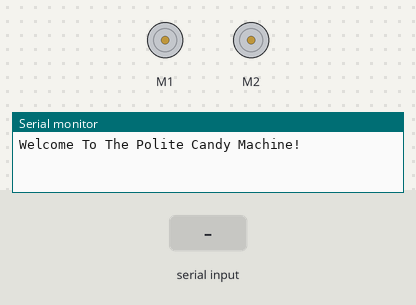
Recording of a sketch running on a simulated Arduino Uno, built with avr-gcc and run on an emulated ATmega328P. Shown: 2 × DC motor (green arrow = forward, orange = backward, longer = faster), the last lines printed to the serial monitor. The test bench sets the inputs (shaded band).

Above: at 1.2 s.
1.3 s: "p" received over Serial
At 2.7 s:
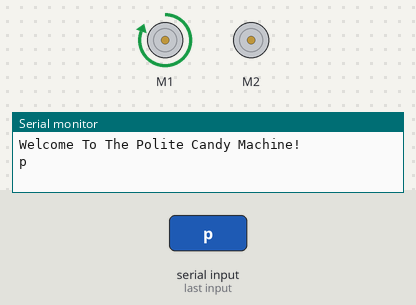
4.3 s: "1" received over Serial
At 5.6 s:
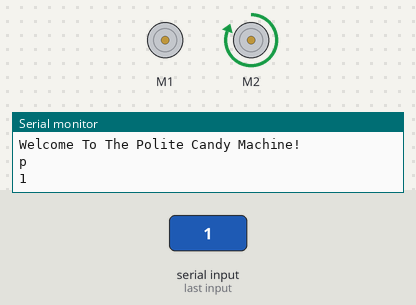
Timing chart, 0 to 7.3 s (numbered marks = the images above; inputs shaded):
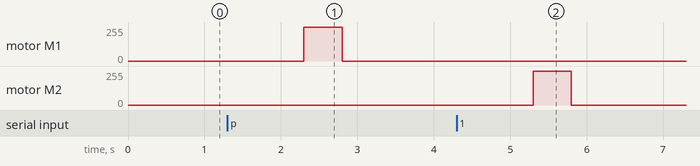

The sketch:

candy_arduino.ino
```cpp
/*
 * Basic Candy Machine controller - runs the motor for 1 second any time data is recieved on the serial port
 * By Nathan Friedly <nfriedly@us.ibm.com>
 */
#include <Wire.h>
#include <Adafruit_MotorShield.h>
#include "utility/Adafruit_MS_PWMServoDriver.h"

// Create the motor shield object with the default I2C address
Adafruit_MotorShield AFMS = Adafruit_MotorShield();

// Select which 'port' M1, M2, M3 or M4. In this case, M1
Adafruit_DCMotor *motor1 = AFMS.getMotor(1);
// You can also make another motor on port M2
Adafruit_DCMotor *motor2 = AFMS.getMotor(2);

void setup() {
  Serial.begin(9600);           // set up Serial library at 9600 bps
  Serial.println("Welcome To The Polite Candy Machine!");

  AFMS.begin();  // create with the default frequency 1.6KHz

  // Set the speed to start, from 0 (off) to 255 (max speed)
  motor1->setSpeed(255);
  motor1->run(FORWARD);
  motor1->run(RELEASE);

  // Set the speed to start, from 0 (off) to 255 (max speed)
  motor2->setSpeed(255);
  motor2->run(FORWARD);
  motor2->run(RELEASE);
}

void loop() {
  String data;
  if (Serial.available()) {
    // read all the available characters
    while (Serial.available() > 0) {
      data = Serial.readString();
      data = data[0];
      // display each character to the LCD
      if (data == "p") {
        Serial.println(data);
        motor1->run(FORWARD);
        delay(500);
        motor1->run(RELEASE);
      } else {
        Serial.println(data);
        motor2->run(FORWARD);
        delay(500);
        motor2->run(RELEASE);
      }
    }
  }
}
```

Measured:
- after the input at 1.3 s, motor M1: stopped → forward 255/255 after 1.0 s, → stopped 0.50 s later
- after the input at 4.3 s, motor M2: stopped → forward 255/255 after 1.0 s, → stopped 0.50 s later
